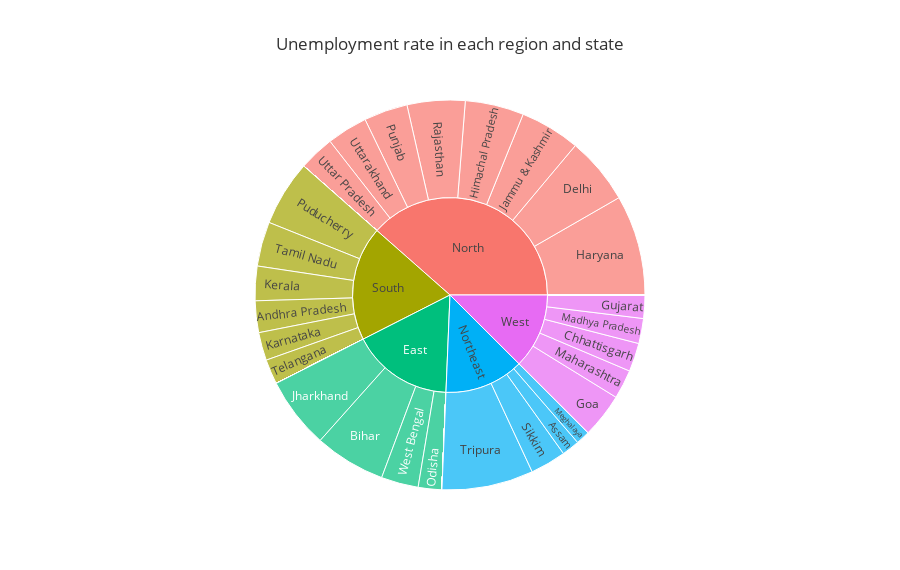

Notebook cell for this chart:
### Code cell
unemplo_df = df[['States', 'Region', 'Estimated Unemployment Rate', 'Estimated Employed', 'Estimated Labour Participation Rate']]
unemplo = unemplo_df.groupby(['Region', 'States'])['Estimated Unemployment Rate'].mean().reset_index()
fig = px.sunburst(unemplo, path=['Region', 'States'], values='Estimated Unemployment Rate',
                  color_continuous_scale='Blue', title='Unemployment rate in each region and state',
                  height=570, template='ggplot2')
fig.show()

### Figure 1 — Plotly figure (JSON) as saved in the notebook; plotly's stock layout.template omitted (floating-point values rounded to 4 significant figures; data arrays with more than 128 entries replaced by an {"elided": "..."} marker saying what was removed)
{"data": [{"branchvalues": "total", "domain": {"x": [0, 1], "y": [0, 1]}, "hovertemplate": "labels=%{label}<br>Estimated Unemployment Rate=%{value}<br>parent=%{parent}<br>id=%{id}<extra></extra>", "ids": {"elided": "140 str values"}, "labels": {"elided": "140 str values"}, "name": "", "parents": {"elided": "140 str values"}, "type": "sunburst", "values": {"elided": "140 float values"}}], "layout": {"height": 570, "legend": {"tracegroupgap": 0}, "title": {"text": "Unemployment rate in each region and state"}}}
